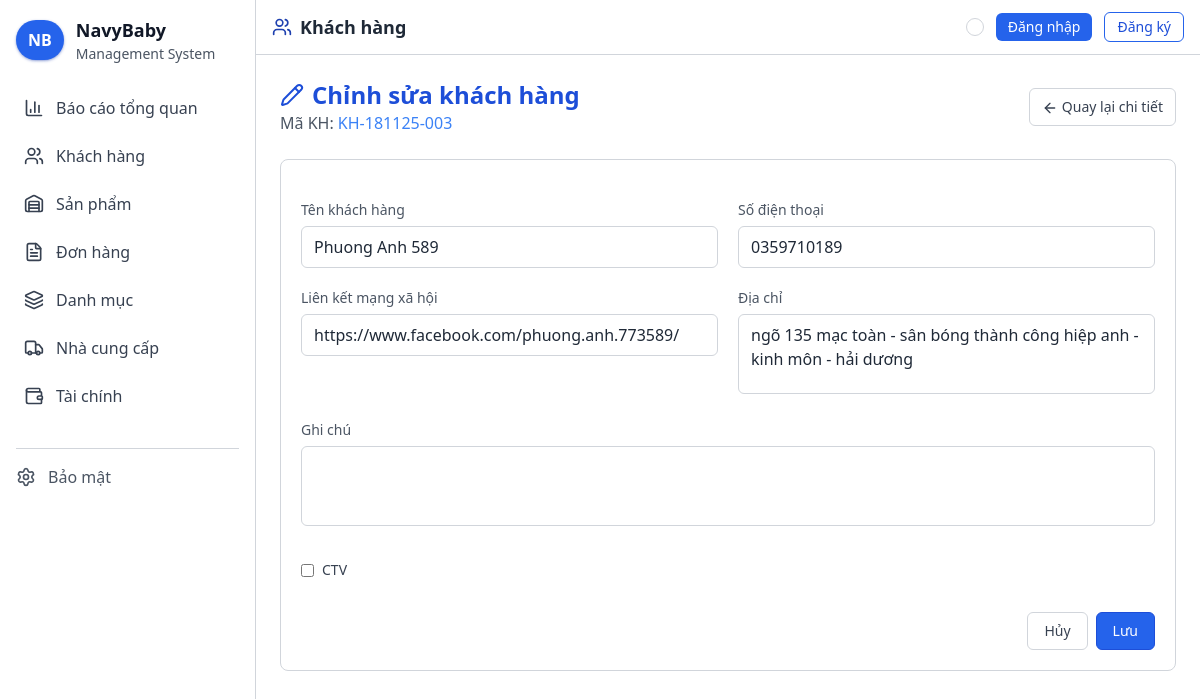
The page /khach-hang/KH-181125-003/chinh-sua on the database its author committed.
### customers/models.py (models this page shows, shortened)
class Customer(models.Model):
    code = models.CharField(max_length=20, unique=True)
    name = models.CharField(max_length=255)
    phone_number = models.CharField(max_length=20, null=True, blank=True)
    social_link = models.URLField(max_length=255, blank=True)
    address = models.TextField(blank=True)
    is_affiliate = models.BooleanField(default=False)
    note = models.TextField(blank=True)
    created_at = models.DateTimeField(auto_now_add=True)
    updated_at = models.DateTimeField(auto_now=True)

### customers/views.py (the view, shortened to what this page needs)
# urls.py: path('khach-hang/<slug:code>/chinh-sua', CustomerUpdateView.as_view(), name='customer_update'),
class CustomerUpdateView(UpdateView):
    model = Customer
    template_name = 'customers/update.html'
    context_object_name = 'customer'
    slug_field = 'code'
    slug_url_kwarg = 'code'
    fields = ['name', 'phone_number', 'social_link', 'address', 'is_affiliate', 'note']
    def get_context_data(self, **kwargs):
        context = super().get_context_data(**kwargs)
        context['title'] = f"Chỉnh sửa khách hàng {self.object.name} - NavyBaby"
        return context
    def get_form(self, form_class=None):
        form = super().get_form(form_class)
        base_classes = 'w-full bg-[#161616] border border-gray-800 rounded-md px-3 py-2 text-gray-200 focus:outline-none focus:ring-2 focus:ring-blue-500/30 focus:border-gray-700'
        for name, field in form.fields.items():
            widget = field.widget
            existing = widget.attrs.get('class', '')
            if name == 'is_affiliate':
                widget.attrs['class'] = existing
            else:
                widget.attrs['class'] = (existing + ' ' + base_classes).strip()
        return form

### templates/customers/update.html (shortened to what this page needs)
{% extends 'base.html' %}
{% load widget_tweaks %}
{% block navbar_icon %}users{% endblock %}
{% block navbar_title %}Khách hàng{% endblock %}
{% block content %}
<div class="flex flex-col md:flex-row justify-between items-center mb-6">
  <div>
    <h2 class="text-2xl font-bold flex items-center text-blue-400">
      <i data-lucide="pencil" class="w-6 h-6 mr-2"></i>Chỉnh sửa khách hàng
    </h2>
    <p class="text-gray-400">Mã KH: <span class="text-blue-300">{{ customer.code }}</span></p>
  </div>
  <a href="{% url 'customers:customer_detail' customer.code %}" class="px-3 py-2 rounded-md border text-sm transition bg-[#161616] text-gray-300 border-gray-800 hover:border-gray-700">
    <i data-lucide="arrow-left" class="inline w-4 h-4 mr-1"></i>Quay lại chi tiết
  </a>
</div>
<div class="bg-[#121212] border border-gray-800 rounded-lg p-5">
  <form method="post" class="space-y-5">
    <div class="grid grid-cols-1 md:grid-cols-2 gap-5">
      <div>
        <label class="block text-sm text-gray-400 mb-1.5">Tên khách hàng</label>
        {{ form.name }}
      </div>
      <div>
        <label class="block text-sm text-gray-400 mb-1.5">Số điện thoại</label>
        {{ form.phone_number }}
      </div>
      <div>
        <label class="block text-sm text-gray-400 mb-1.5">Liên kết mạng xã hội</label>
        {{ form.social_link }}
      </div>
      <div>
        <label class="block text-sm text-gray-400 mb-1.5">Địa chỉ</label>
        {{ form.address|add_class:"h-20 resize-none" }}
      </div>
      <div class="md:col-span-2">
        <label class="block text-sm text-gray-400 mb-1.5">Ghi chú</label>
        {{ form.note|add_class:"h-20 resize-none" }}
      </div>
      <div class="md:col-span-2 flex items-center gap-2 pt-2">
        {{ form.is_affiliate }}
        <label class="text-sm text-gray-300">CTV</label>
      </div>
    </div>
    <div class="pt-3 flex justify-end gap-2">
      <a href="{% url 'customers:customer_detail' customer.code %}" class="px-4 py-2 rounded-md border text-sm bg-[#121212] text-gray-300 border-gray-800 hover:border-gray-700">Hủy</a>
      <button type="submit" class="px-4 py-2 rounded-md border text-sm bg-blue-600 text-white border-blue-700 hover:bg-blue-500">Lưu</button>
    </div>
  </form>
</div>
{% endblock %}

### static/css/style.css (style rules this page uses)
body { background-color: #1b1b1b; color: #e5e7eb; }
button, a { transition: background-color .15s ease, border-color .15s ease, color .15s ease, transform .15s ease; }
[data-theme="light"] body { background-color: #f7f7f7 !important; color: #111827 !important; }
[data-theme="light"] .bg-\[\#121212\], [data-theme="light"] .bg-\[\#161616\], [data-theme="light"] .bg-\[\#1b1b1b\] { background-color: #ffffff !important; }
[data-theme="light"] .border-gray-800 { --tw-border-opacity: 1; border-color: rgb(209 213 219 / var(--tw-border-opacity)) !important; }
[data-theme="light"] .text-gray-200 { --tw-text-opacity: 1; color: rgb(31 41 55 / var(--tw-text-opacity)) !important; }
[data-theme="light"] .text-gray-300 { --tw-text-opacity: 1; color: rgb(55 65 81 / var(--tw-text-opacity)) !important; }
[data-theme="light"] .text-gray-400 { --tw-text-opacity: 1; color: rgb(75 85 99 / var(--tw-text-opacity)) !important; }
[data-theme="light"] ::placeholder { color: #9ca3af; opacity: 1; }
[data-theme="light"] .text-blue-400 { color: #1d4ed8 !important; }
[data-theme="light"] .text-blue-300 { color: #3b82f6 !important; }
html[data-theme="light"] .text-blue-400 { color: #1d4ed8 !important; }
html[data-theme="light"] .text-blue-300 { color: #3b82f6 !important; }
[data-theme="light"] .text-gray-300 { color: #374151 !important; }
[data-theme="light"] .text-blue-300 { color: #1e40af !important; }

### rows shown on the page
Customer: code "KH-181125-003", name "Phuong Anh 589", phone_number "0359710189", social_link "https://www.facebook.com/phuong.anh.773589/", address "ngõ 135 mạc toàn - sân bóng thành công hiệp anh - kinh môn - hải dương"
